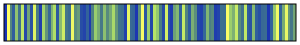

Write the Python code that produced this figure.
# 
#         imolaS
#                   www.fabiocrameri.ch/colourmaps
from matplotlib.colors import LinearSegmentedColormap      
      
cm_data = [[0.10144, 0.20011, 0.70019],      
           [1, 0.99999, 0.40009],      
           [0.3289, 0.52626, 0.4976],      
           [0.18851, 0.36819, 0.61498],      
           [0.5672, 0.76625, 0.43431],      
           [0.24707, 0.44313, 0.55684],      
           [0.73962, 0.90138, 0.40501],      
           [0.14665, 0.2862, 0.65721],      
           [0.44332, 0.64184, 0.46514],      
           [0.16711, 0.32737, 0.63649],      
           [0.86788, 0.95497, 0.40067],      
           [0.28375, 0.48054, 0.52358],      
           [0.12581, 0.24432, 0.67832],      
           [0.63974, 0.83461, 0.41784],      
           [0.38371, 0.58171, 0.4803],      
           [0.2147, 0.40702, 0.58902],      
           [0.50185, 0.70073, 0.45054],      
           [0.68483, 0.86898, 0.41052],      
           [0.17752, 0.34788, 0.62599],      
           [0.53409, 0.73313, 0.44251],      
           [0.80211, 0.92999, 0.40189],      
           [0.26475, 0.46126, 0.53983],      
           [0.23029, 0.42526, 0.57351],      
           [0.93411, 0.97788, 0.40028],      
           [0.35542, 0.55309, 0.48829],      
           [0.41313, 0.6114, 0.47272],      
           [0.15688, 0.30683, 0.64684],      
           [0.13633, 0.26543, 0.66768],      
           [0.20072, 0.388, 0.60285],      
           [0.1145, 0.2227, 0.68917],      
           [0.30494, 0.502, 0.50925],      
           [0.60174, 0.80012, 0.426],      
           [0.47423, 0.67296, 0.45742],      
           [0.27404, 0.4707, 0.53154],      
           [0.55052, 0.74959, 0.43843],      
           [0.34187, 0.5394, 0.49269],      
           [0.45869, 0.65732, 0.46131],      
           [0.66115, 0.8519, 0.41401],      
           [0.39831, 0.59645, 0.4765],      
           [0.25578, 0.45212, 0.54832],      
           [0.23856, 0.43419, 0.56526],      
           [0.13114, 0.25495, 0.67298],      
           [0.90102, 0.96658, 0.40042],      
           [0.22233, 0.41622, 0.58145],      
           [0.2075, 0.39762, 0.59617],      
           [0.1083, 0.21157, 0.69466],      
           [0.36938, 0.56724, 0.48419],      
           [0.96711, 0.98899, 0.40019],      
           [0.17225, 0.33763, 0.63128],      
           [0.62011, 0.81731, 0.42187],      
           [0.14154, 0.27587, 0.66243],      
           [0.71102, 0.88557, 0.40747],      
           [0.5842, 0.78309, 0.43016],      
           [0.29401, 0.49095, 0.5161],      
           [0.15176, 0.29654, 0.65202],      
           [0.83482, 0.94285, 0.40112],      
           [0.162, 0.31711, 0.64166],      
           [0.12028, 0.23359, 0.68371],      
           [0.42813, 0.62653, 0.46895],      
           [0.51788, 0.71685, 0.44654],      
           [0.19445, 0.37818, 0.60911],      
           [0.77017, 0.9162, 0.40317],      
           [0.31656, 0.51377, 0.50307],      
           [0.18287, 0.35807, 0.62059],      
           [0.48599, 0.68479, 0.4545],      
           [0.36235, 0.56012, 0.4862],      
           [0.14411, 0.28103, 0.65982],      
           [0.12847, 0.24964, 0.67564],      
           [0.21105, 0.40234, 0.59266],      
           [0.50983, 0.70877, 0.44855],      
           [0.2994, 0.49638, 0.51259],      
           [0.33532, 0.53276, 0.49508],      
           [0.12304, 0.23898, 0.68101],      
           [0.13894, 0.27067, 0.66505],      
           [0.24278, 0.43865, 0.56106],      
           [0.23442, 0.42974, 0.56941],      
           [0.98357, 0.9945, 0.40014],      
           [0.6108, 0.80869, 0.42393],      
           [0.4939, 0.69275, 0.45253],      
           [0.78601, 0.92323, 0.40246],      
           [0.34858, 0.54619, 0.49045],      
           [0.25141, 0.44759, 0.55258],      
           [0.75469, 0.90892, 0.40401],      
           [0.18569, 0.36314, 0.61782],      
           [0.16454, 0.32224, 0.63908],      
           [0.52596, 0.72497, 0.44454],      
           [0.19141, 0.3732, 0.61208],      
           [0.15942, 0.31195, 0.64425],      
           [0.21847, 0.41164, 0.5853],      
           [0.22629, 0.42075, 0.57752],      
           [0.10496, 0.2059, 0.69742],      
           [0.19753, 0.38312, 0.60602],      
           [0.57565, 0.77464, 0.43225],      
           [0.95062, 0.98345, 0.40023],      
           [0.20408, 0.39284, 0.59957],      
           [0.46643, 0.66511, 0.45937],      
           [0.91758, 0.97226, 0.40034],      
           [0.39098, 0.58905, 0.47839],      
           [0.26936, 0.46593, 0.53565],      
           [0.45098, 0.64956, 0.46322]]      
      
imolaS_map = LinearSegmentedColormap.from_list('imolaS', cm_data)      
# For use of "viscm view"      
test_cm = imolaS_map      
      
if __name__ == "__main__":      
    import matplotlib.pyplot as plt      
    import numpy as np      
      
    try:      
        from viscm import viscm      
        viscm(imolaS_map)      
    except ImportError:      
        print("viscm not found, falling back on simple display")      
        plt.imshow(np.linspace(0, 100, 256)[None, :], aspect='auto',      
                   cmap=imolaS_map)      
    plt.show()      
